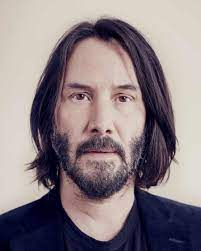
#> input picture assets/face1.jpeg, 201 x 251 px, given in place of the camera
$ python script.py
#> lines starting #> are read from the running program, lines starting #| are printed output that depends on the picture; after the words box and inside, x2 and y2 are one past the last pixel; in counts of white or black regions, pixels touching at a corner belong together
#> further down, frame is the input picture: shape (251, 201, 3); mean B, G, R 131.1, 126.4, 138.3
import cv2 as cv
import sys
class main:
    def __init__(self,path) -> None:
            swap_face=self.staticFace(path)
            self.detectAndSwap(frame,swap_face)
    def detectAndSwap(self,frame,swap_face):
        frame_gray = cv.cvtColor(frame, cv.COLOR_BGR2GRAY)
        frame_gray = cv.equalizeHist(frame_gray)
        faces = face_cascade.detectMultiScale(frame_gray)
        for (x,y,w,h) in faces:
            swap_face=cv.resize(swap_face,(w,h),interpolation=cv.INTER_CUBIC)
            frame = cv.rectangle(frame,(x,y),(x+w,y+h),(255,0,0))
            frame[y:y+h,x:x+w]=swap_face
        cv.imshow('Capture - Face detection', frame)

    def staticFace(self,img_path):
#> called with img_path = 'assets/face2.jpeg'
        img=cv.imread(img_path)
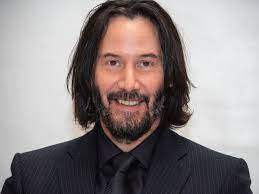
#> input picture assets/face2.jpeg, 259 x 194 px
#> img is the input picture: shape (194, 259, 3); mean B, G, R 134.2, 133.6, 142
        img_grey=cv.equalizeHist(cv.cvtColor(img,cv.COLOR_BGR2GRAY))
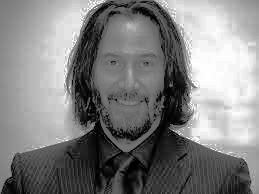
#> img_grey: shape (194, 259); min 0, max 255, mean 128.7
        swap_face = face_cascade.detectMultiScale(img_grey)
#> swap_face = [[85, 30, 87, 87]]
        x,y,w,h=swap_face.reshape(-1)
#> x = 85; y = 30; w = 87; h = 87
        return img[y:y+h,x:x+w]


face_cascade_name = 'cascades/haarcascade_frontalface_alt.xml'
face_cascade = cv.CascadeClassifier()
if not face_cascade.load(cv.samples.findFile(face_cascade_name)):
    sys.exit('Error loading..')
camera_device = 0
cap = cv.VideoCapture(camera_device)
if not cap.isOpened:
    print('Camera Error')
while True:
    ret, frame = cap.read()
    if frame is None:
        sys.exit('--(!) No captured frame -- Break!')
    ob=main('assets/face2.jpeg')
#> in detectAndSwap, `frame_gray = cv.cvtColor(frame, cv.COLOR_BGR2GRAY)`:
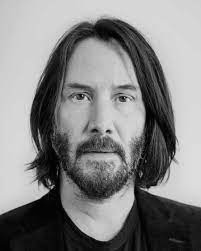
#> frame_gray: shape (251, 201); min 1, max 232, mean 130.4
#> in detectAndSwap, `frame_gray = cv.equalizeHist(frame_gray)`:
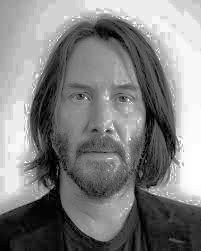
#> frame_gray: shape (251, 201); min 0, max 255, mean 129.2
#> in detectAndSwap, `faces = face_cascade.detectMultiScale(frame_gray)`: faces = [[44, 50, 119, 119]]
#> the loop in detectAndSwap, `for (x,y,w,h) in faces:` made 1 pass
#> pass 1, in detectAndSwap, `swap_face=cv.resize(swap_face,(w,h),interpolation=cv.INTER_CUBIC)`:
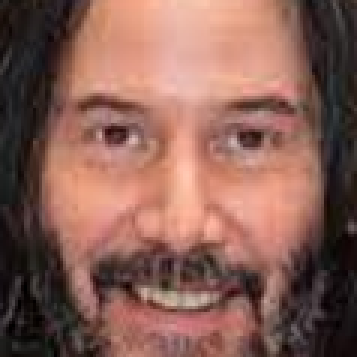
#> swap_face: shape (119, 119, 3) (shown 3 times larger); mean of channels 0, 1, 2 85.2, 95.3, 135.8; drawn as B, G, R
#> pass 1, in detectAndSwap, `frame = cv.rectangle(frame,(x,y),(x+w,y+h),(255,0,0))`:
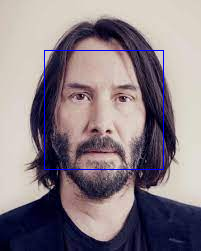
#> frame: shape (251, 201, 3); 0.94% of pixels changed, all inside (x1, y1, x2, y2) = (44, 50, 164, 170)
#> after the loop in detectAndSwap, `for (x,y,w,h) in faces:`:
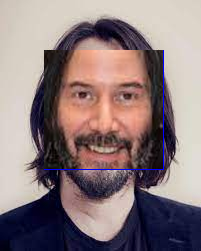
#> frame: shape (251, 201, 3); mean B, G, R 123.9, 122.2, 139.6
    if cv.waitKey(10) == 27:
#> (key Esc is pressed here)
        break
